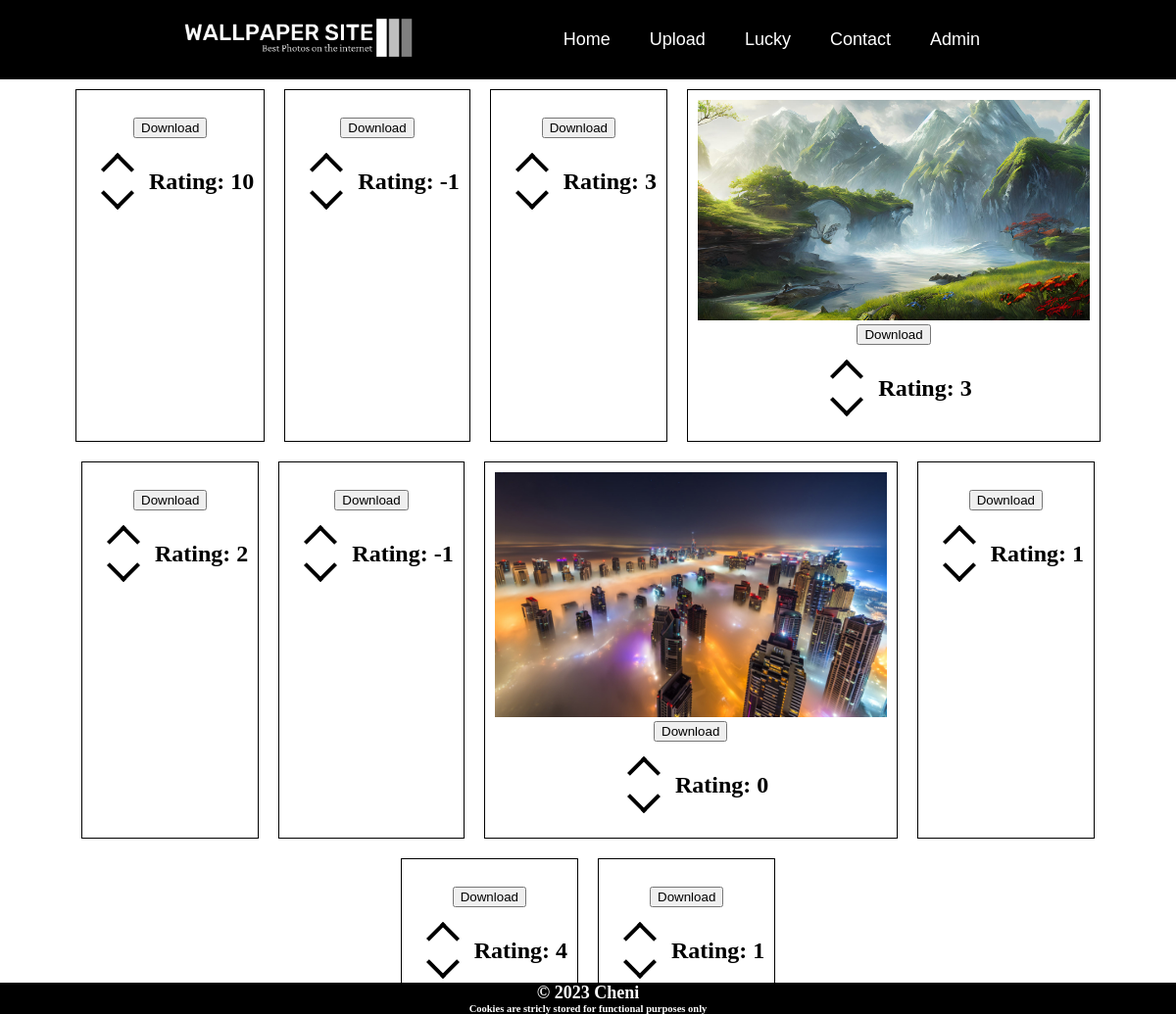
Before: / with the older database file.
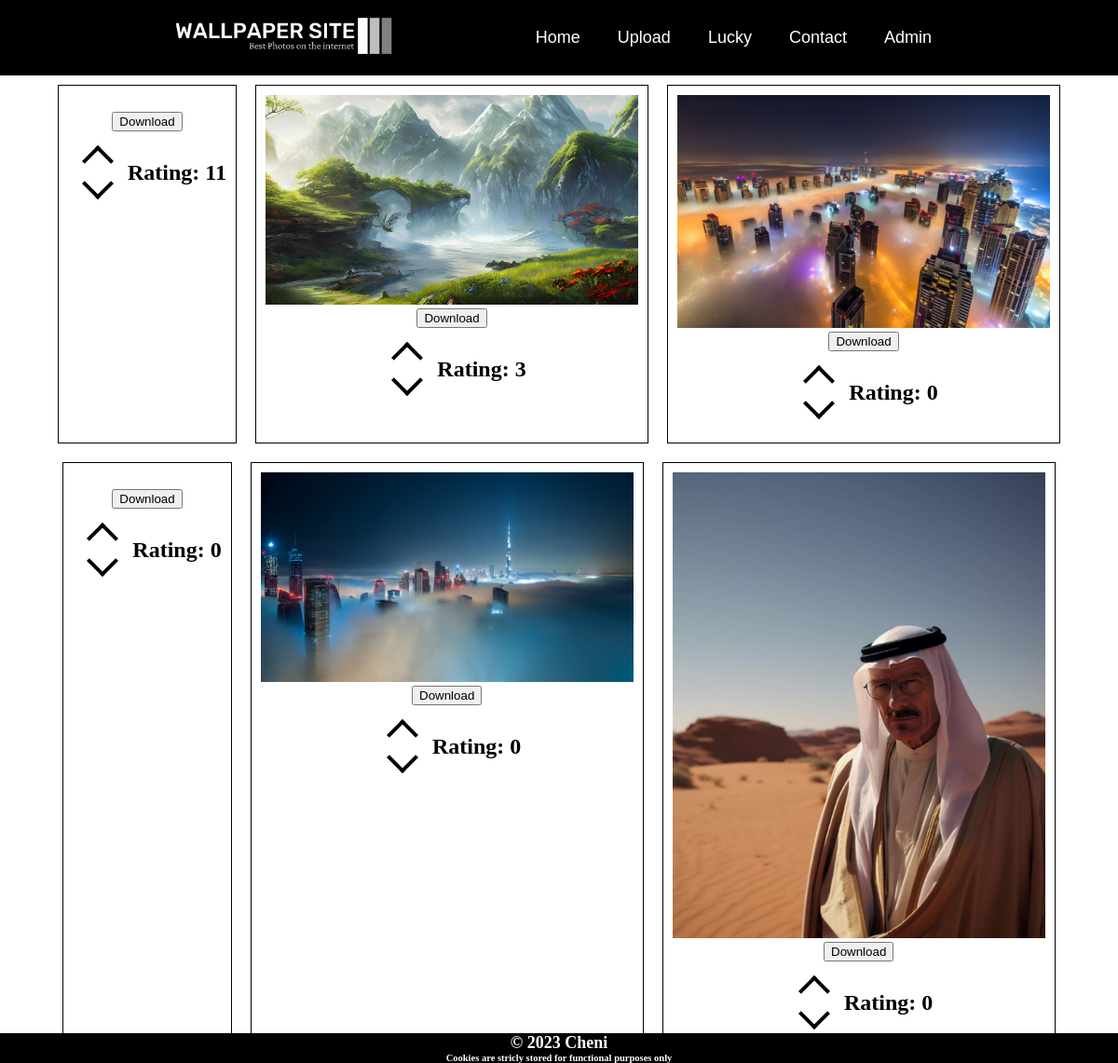
After: the same page with the newer database file.
### tables this page shows
CREATE TABLE photos (id INTEGER PRIMARY KEY AUTOINCREMENT, image TEXT, rating INTEGER (0));

### routes.py (the view)
@app.route("/")
def home():
    data = database_connection("SELECT * FROM photos", None, False)
    rating = database_connection("SELECT * FROM photos", None, False)
    return render_template("readfile.html", data=data, rating=rating,
                           )

### routes.py (called while the page is built)
def database_connection(statement, data, insert):
    conn = sqlite3.connect("wallpapers.db")
    cur = conn.cursor()
    try:
        if insert == True:
            exe = cur.execute(statement, data)
            cur.connection.commit()
            return None
        elif data != None:
            exe = cur.execute(statement, data).fetchall()
            cur.connection.commit()
            return exe
        else:
            exe = cur.execute(statement).fetchall()
            cur.connection.commit()
            return exe
    except:
        abort(403)

### templates/readfile.html (shortened to what this page needs)
    {% extends 'layout.html' %}
    {% block content %}
    <div class="imageBox">
        {% for i in data %}
        <div class="images">
        <img class="image" src="/static/images/{{i[1]}}" alt="">
        <div>
            <a href="/download/{{i[1]}}"><button class="   ">Download</button></a>
        </div>
        {% if imageurl == i[1]%}
            <h2 class="ratingText">Rating: {{i[2]}}</h2>
            <h2>Youve Already Voted</h2>
        {% else %}
            <div class="ratings">
                <div class="buttons">
                    <a href="/submitreview/{{i[1]}}/+1"><h1 class="upvote-arrow"></h1></a>
                    <a href="/submitreview/{{i[1]}}/-1"><h1 class="downvote-arrow"></h1></a>
                </div>
                <h2 class="ratingText">Rating: {{i[2]}}</h2>
            </div>
        {% endif %}
        </div>
    {% endfor %}
    </div>
    {% endblock %}

### templates/layout.html (shortened to what this page needs)
<!DOCTYPE html>
<html lang="en">
<head>
    <link rel="stylesheet" href="/static/style.css">
    <link rel="stylesheet" href="/static/navbar.css">
</head>
<body>
    <nav>
        {% include 'nav.html' %}
    </nav>
    <main>
        {% block content %}
        {% endblock %}
    </main>
    <footer>
        {% include 'footer.html' %}
    </footer>
</body>
</html>

### templates/nav.html
<div class="nav_bar">
    <a href="/viewfiles/none"><img id="navbar_image" src="/static/websiteImages/logo-white.png" alt=""></a>
    <ul class="nav_links">
        <li><a href="/">Home</a></li>
        <li><a href="/fileupload">Upload</a></li>
        <li><a href="/lucky/none">Lucky</a></li>
        <li><a href="/contact">Contact</a></li>
        <li><a href="/admin/login">Admin</a></li>
    </ul>
</div>

### templates/footer.html
<div class="footer">
    <h1>&copy; 2023 Cheni</h1>
    <h3>Cookies are stricly stored for functional purposes only</h3>
</div>

### static/style.css (style rules this page uses)
* { margin: 0; }
img { max-width: 500px; }
.buttons { padding: 20px; text-align: center; }
.imageBox { text-align: center; }
.ratings { display: flex; justify-content: center; }
.upvote-arrow { height: 20px; width: 20px; border-top: 4px solid black; border-left: 4px solid black ; transform: rotate(45deg); left: 27.5px; top:35px; }
.downvote-arrow { height: 20px; width: 20px; border-top: 4px solid black; border-left: 4px solid black ; transform: rotate(225deg); left: 27.5px; top:35px; }
.ratingText { display: flex; justify-content: center; align-items: center; }
.images { max-width: 500px; margin: 10px; padding: 10px; border: 1px solid black; }
.imageBox { display: flex; justify-content: center; flex-wrap: wrap; }
.image { width: 400px; }
.footer { position: fixed; left: 0; bottom: 0; width: 100%; opacity: 100%; text-align: left; display: flex; flex-direction: column; text-align: center; background-color: black; color: white; font-size: xx-small; font-weight: 1; }

### static/navbar.css (style rules this page uses)
.nav_bar { display: flex; justify-content: space-between; padding: 10px 15%; background-color: rgb(0, 0, 0); align-items: center ; }
.nav_links { list-style: none; display: flex; justify-content: space-between; font-family: sans-serif; font-size: large; }
.nav_links li a { display: inline-block; padding: 0 20px; text-decoration: none; color: white; }
#navbar_image { max-width: 250px; }
li { text-decoration: none; color: white; }

Changed rows visible on the page:
removed photos: rating "-1"
removed photos: rating "3"
removed photos: rating "2"
removed photos: rating "-1"
removed photos: rating "1"
removed photos: rating "4"
removed photos: rating "1"
changed photos (number 1 of 6 on the later page): rating "10" → "11"
added photos: rating "0"
added photos: image (picture), rating "0"
added photos: image (picture), rating "0"
